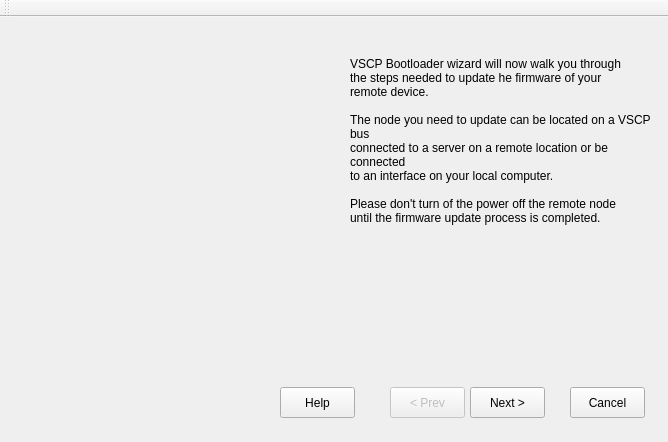
<?xml version="1.0" encoding="UTF-8"?>
<ui version="4.0">
 <class>wndBootloader</class>
 <widget class="QMainWindow" name="wndBootloader">
  <property name="geometry">
   <rect>
    <x>0</x>
    <y>0</y>
    <width>668</width>
    <height>442</height>
   </rect>
  </property>
  <property name="windowTitle">
   <string>VSCP Bootloader</string>
  </property>
  <property name="autoFillBackground">
   <bool>false</bool>
  </property>
  <property name="styleSheet">
   <string notr="true"/>
  </property>
  <widget class="QWidget" name="centralWidget">
   <widget class="QLabel" name="labelLogo">
    <property name="geometry">
     <rect>
      <x>20</x>
      <y>10</y>
      <width>231</width>
      <height>131</height>
     </rect>
    </property>
    <property name="autoFillBackground">
     <bool>false</bool>
    </property>
    <property name="locale">
     <locale language="English" country="UnitedStates"/>
    </property>
    <property name="frameShape">
     <enum>QFrame::NoFrame</enum>
    </property>
    <property name="frameShadow">
     <enum>QFrame::Plain</enum>
    </property>
    <property name="text">
     <string/>
    </property>
    <property name="pixmap">
     <pixmap resource="resources.qrc">:/new/pictures/resources/vscp_new.png</pixmap>
    </property>
    <property name="scaledContents">
     <bool>true</bool>
    </property>
    <property name="alignment">
     <set>Qt::AlignLeading|Qt::AlignLeft|Qt::AlignTop</set>
    </property>
   </widget>
   <widget class="QPushButton" name="pushButtonHelp">
    <property name="geometry">
     <rect>
      <x>280</x>
      <y>370</y>
      <width>75</width>
      <height>31</height>
     </rect>
    </property>
    <property name="text">
     <string>Help</string>
    </property>
   </widget>
   <widget class="QPushButton" name="pushButtonPrev">
    <property name="enabled">
     <bool>false</bool>
    </property>
    <property name="geometry">
     <rect>
      <x>390</x>
      <y>370</y>
      <width>75</width>
      <height>31</height>
     </rect>
    </property>
    <property name="text">
     <string>&lt; Prev</string>
    </property>
   </widget>
   <widget class="QPushButton" name="pushButtonNext">
    <property name="geometry">
     <rect>
      <x>470</x>
      <y>370</y>
      <width>75</width>
      <height>31</height>
     </rect>
    </property>
    <property name="text">
     <string>Next &gt;</string>
    </property>
   </widget>
   <widget class="QPushButton" name="pushButtonCancel">
    <property name="geometry">
     <rect>
      <x>570</x>
      <y>370</y>
      <width>75</width>
      <height>31</height>
     </rect>
    </property>
    <property name="text">
     <string>Cancel</string>
    </property>
   </widget>
   <widget class="QLabel" name="label_2">
    <property name="geometry">
     <rect>
      <x>350</x>
      <y>40</y>
      <width>301</width>
      <height>261</height>
     </rect>
    </property>
    <property name="locale">
     <locale language="English" country="UnitedStates"/>
    </property>
    <property name="text">
     <string>VSCP Bootloader wizard will now walk you through 
the steps needed to update he firmware of your 
remote device. 

The node you need to update can be located on a VSCP bus 
connected to a server on a remote location or be connected
to an interface on your local computer. 

Please don't turn of the power off the remote node 
until the firmware update process is completed.</string>
    </property>
    <property name="textFormat">
     <enum>Qt::AutoText</enum>
    </property>
    <property name="alignment">
     <set>Qt::AlignLeading|Qt::AlignLeft|Qt::AlignTop</set>
    </property>
    <property name="wordWrap">
     <bool>true</bool>
    </property>
   </widget>
   <zorder>pushButtonHelp</zorder>
   <zorder>pushButtonPrev</zorder>
   <zorder>pushButtonNext</zorder>
   <zorder>pushButtonCancel</zorder>
   <zorder>label_2</zorder>
   <zorder>labelLogo</zorder>
  </widget>
  <widget class="QMenuBar" name="menuBar">
   <property name="geometry">
    <rect>
     <x>0</x>
     <y>0</y>
     <width>668</width>
     <height>21</height>
    </rect>
   </property>
  </widget>
  <widget class="QToolBar" name="mainToolBar">
   <attribute name="toolBarArea">
    <enum>TopToolBarArea</enum>
   </attribute>
   <attribute name="toolBarBreak">
    <bool>false</bool>
   </attribute>
  </widget>
 </widget>
 <layoutdefault spacing="6" margin="11"/>
 <resources>
  <include location="resources.qrc"/>
 </resources>
 <connections/>
</ui>
